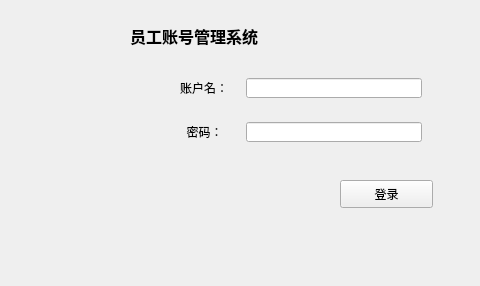
<?xml version="1.0" encoding="UTF-8"?>
<ui version="4.0">
 <class>Login</class>
 <widget class="QWidget" name="Login">
  <property name="geometry">
   <rect>
    <x>0</x>
    <y>0</y>
    <width>480</width>
    <height>286</height>
   </rect>
  </property>
  <property name="sizePolicy">
   <sizepolicy hsizetype="Maximum" vsizetype="Preferred">
    <horstretch>0</horstretch>
    <verstretch>0</verstretch>
   </sizepolicy>
  </property>
  <property name="maximumSize">
   <size>
    <width>500</width>
    <height>400</height>
   </size>
  </property>
  <property name="windowTitle">
   <string>Login</string>
  </property>
  <property name="windowIcon">
   <iconset>
    <normaloff>:/developer/resource/headiImage.jpg</normaloff>:/developer/resource/headiImage.jpg</iconset>
  </property>
  <widget class="QLabel" name="label_3">
   <property name="geometry">
    <rect>
     <x>130</x>
     <y>20</y>
     <width>311</width>
     <height>31</height>
    </rect>
   </property>
   <property name="font">
    <font>
     <pointsize>12</pointsize>
     <weight>75</weight>
     <bold>true</bold>
    </font>
   </property>
   <property name="text">
    <string>员工账号管理系统</string>
   </property>
  </widget>
  <widget class="QLabel" name="label_icon">
   <property name="geometry">
    <rect>
     <x>40</x>
     <y>60</y>
     <width>111</width>
     <height>101</height>
    </rect>
   </property>
   <property name="text">
    <string/>
   </property>
  </widget>
  <widget class="QPushButton" name="loginButton">
   <property name="geometry">
    <rect>
     <x>340</x>
     <y>180</y>
     <width>93</width>
     <height>28</height>
    </rect>
   </property>
   <property name="sizePolicy">
    <sizepolicy hsizetype="Fixed" vsizetype="Fixed">
     <horstretch>0</horstretch>
     <verstretch>0</verstretch>
    </sizepolicy>
   </property>
   <property name="text">
    <string>登录</string>
   </property>
  </widget>
  <widget class="QWidget" name="layoutWidget">
   <property name="geometry">
    <rect>
     <x>180</x>
     <y>60</y>
     <width>242</width>
     <height>100</height>
    </rect>
   </property>
   <layout class="QVBoxLayout" name="verticalLayout">
    <item>
     <layout class="QHBoxLayout" name="horizontalLayout">
      <item>
       <widget class="QLabel" name="label">
        <property name="sizePolicy">
         <sizepolicy hsizetype="Maximum" vsizetype="Maximum">
          <horstretch>0</horstretch>
          <verstretch>0</verstretch>
         </sizepolicy>
        </property>
        <property name="maximumSize">
         <size>
          <width>60</width>
          <height>20</height>
         </size>
        </property>
        <property name="text">
         <string>账户名：</string>
        </property>
       </widget>
      </item>
      <item>
       <widget class="QLineEdit" name="accountName">
        <property name="sizePolicy">
         <sizepolicy hsizetype="Maximum" vsizetype="Fixed">
          <horstretch>0</horstretch>
          <verstretch>0</verstretch>
         </sizepolicy>
        </property>
        <property name="maximumSize">
         <size>
          <width>200</width>
          <height>20</height>
         </size>
        </property>
       </widget>
      </item>
     </layout>
    </item>
    <item>
     <spacer name="verticalSpacer">
      <property name="orientation">
       <enum>Qt::Vertical</enum>
      </property>
      <property name="sizeType">
       <enum>QSizePolicy::Fixed</enum>
      </property>
      <property name="sizeHint" stdset="0">
       <size>
        <width>20</width>
        <height>0</height>
       </size>
      </property>
     </spacer>
    </item>
    <item>
     <layout class="QHBoxLayout" name="horizontalLayout_2">
      <item>
       <widget class="QLabel" name="label_2">
        <property name="sizePolicy">
         <sizepolicy hsizetype="Maximum" vsizetype="Maximum">
          <horstretch>0</horstretch>
          <verstretch>0</verstretch>
         </sizepolicy>
        </property>
        <property name="maximumSize">
         <size>
          <width>60</width>
          <height>20</height>
         </size>
        </property>
        <property name="text">
         <string>  密码：</string>
        </property>
       </widget>
      </item>
      <item>
       <widget class="QLineEdit" name="accountPw">
        <property name="sizePolicy">
         <sizepolicy hsizetype="Fixed" vsizetype="Fixed">
          <horstretch>0</horstretch>
          <verstretch>0</verstretch>
         </sizepolicy>
        </property>
        <property name="maximumSize">
         <size>
          <width>200</width>
          <height>20</height>
         </size>
        </property>
        <property name="echoMode">
         <enum>QLineEdit::Password</enum>
        </property>
       </widget>
      </item>
     </layout>
    </item>
   </layout>
  </widget>
 </widget>
 <resources/>
 <connections/>
</ui>
